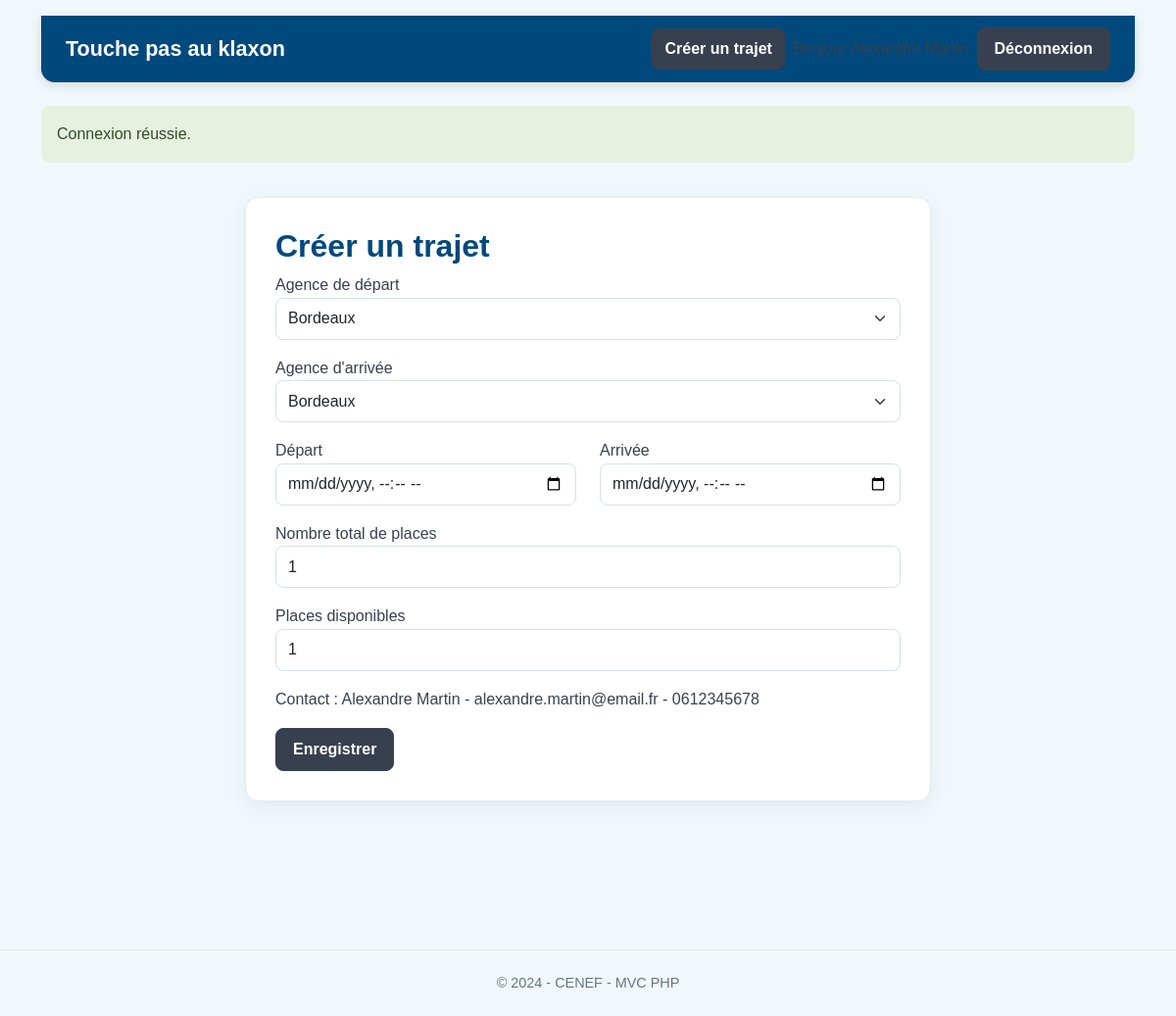
The app's page /trips/create (signed in) with its own data.
### tables this page shows
CREATE TABLE users (
 id INT UNSIGNED AUTO_INCREMENT PRIMARY KEY,
 lastname VARCHAR(100) NOT NULL,
 firstname VARCHAR(100) NOT NULL,
 phone VARCHAR(20) NOT NULL,
 email VARCHAR(190) NOT NULL UNIQUE,
 password VARCHAR(255) NOT NULL,
 role ENUM('user','admin') NOT NULL DEFAULT 'user',
 created_at TIMESTAMP DEFAULT CURRENT_TIMESTAMP
);

### app/Controllers/TripController.php (called while the page is built, shortened)
<?php
final class TripController
{
    public function createForm(): void
    {
        Auth::requireLogin(); $agencies=(new Agency())->all(); $user=Auth::user();
        require dirname(__DIR__).'/Views/trips/create.php';
    }
}

### public/index.php (called while the page is built, shortened)
<?php
$router=new Router();
$trip=new TripController(); $auth=new AuthController(); $admin=new AdminController();
$router->get('/', [$trip,'index']);
$router->get('/login', [$auth,'loginForm']); $router->post('/login', [$auth,'login']); $router->post('/logout', [$auth,'logout']);
$router->get('/trips/create', [$trip,'createForm']); $router->post('/trips', [$trip,'create']);
$router->get('/trips/{id}/edit', [$trip,'editForm']); $router->post('/trips/{id}/update', [$trip,'update']); $router->post('/trips/{id}/delete', [$trip,'delete']);
$router->get('/admin', [$admin,'dashboard']); $router->get('/admin/users', [$admin,'users']);
$router->get('/admin/agencies', [$admin,'agencies']); $router->get('/admin/agencies/create', [$admin,'agencyCreate']);
$router->post('/admin/agencies', [$admin,'agencyStore']); $router->get('/admin/agencies/{id}/edit', [$admin,'agencyEdit']);
$router->post('/admin/agencies/{id}/update', [$admin,'agencyUpdate']); $router->post('/admin/agencies/{id}/delete', [$admin,'agencyDelete']);
$router->get('/admin/trips', [$admin,'trips']);
$router->dispatch($_SERVER['REQUEST_METHOD'], $_SERVER['REQUEST_URI']);

### app/Core/Auth.php (called while the page is built, shortened)
<?php
final class Auth
{
    public static function check(): bool { return isset($_SESSION['user_id']); }
    public static function id(): ?int { return isset($_SESSION['user_id']) ? (int)$_SESSION['user_id'] : null; }
    public static function isAdmin(): bool { return ($_SESSION['role'] ?? '') === 'admin'; }
    public static function user(): ?array
    {
        return self::id() ? (new User())->findById(self::id()) : null;
    }
}

### app/Core/Flash.php (called while the page is built, shortened)
<?php
final class Flash
{
    public static function consume(): array
    {
        $messages = $_SESSION['_flash'] ?? [];
        return $messages;
    }
}

### config/config.php (called while the page is built)
<?php
return [
    'db' => [
        'host' => getenv('DB_HOST') ?: '127.0.0.1',
        'port' => getenv('DB_PORT') ?: '3306',
        'name' => getenv('DB_NAME') ?: 'touche_pas_au_klaxon',
        'user' => getenv('DB_USER') ?: 'root',
        'password' => getenv('DB_PASSWORD') ?: '',
    ],
];

### app/Core/Database.php (called while the page is built, shortened)
<?php
final class Database
{
    private static ?PDO $connection = null;
    public static function getConnection(): PDO
    {
        if (self::$connection === null) {
            $config = require dirname(__DIR__, 2) . '/config/config.php';
            $dsn = sprintf('mysql:host=%s;port=%s;dbname=%s;charset=utf8mb4',
                $config['db']['host'], $config['db']['port'], $config['db']['name']);
            self::$connection = new PDO($dsn, $config['db']['user'], $config['db']['password'], [
                PDO::ATTR_ERRMODE => PDO::ERRMODE_EXCEPTION,
                PDO::ATTR_DEFAULT_FETCH_MODE => PDO::FETCH_ASSOC,
                PDO::ATTR_EMULATE_PREPARES => false,
            ]);
        }
        return self::$connection;
    }
}

### app/Models/Agency.php (called while the page is built, shortened)
<?php
final class Agency
{
    public function all(): array
    {
        return Database::getConnection()->query('SELECT * FROM agencies ORDER BY city')->fetchAll();
    }
}

### app/Models/User.php (called while the page is built, shortened)
<?php
final class User
{
    public function findById(int $id): ?array
    {
        $stmt = Database::getConnection()->prepare('SELECT * FROM users WHERE id = ?');
        $stmt->execute([$id]);
        return $stmt->fetch() ?: null;
    }
}

### app/Views/trips/create.php (the view)
<?php require dirname(__DIR__).'/layouts/header.php'; ?><div class="form-card"><h2><?=isset($trip)?'Modifier':'Créer'?> un trajet</h2>
<form method="post" action="<?=isset($trip)?'/trips/'.$trip['id'].'/update':'/trips'?>">
<label>Agence de départ</label><select class="form-select mb-3" name="departure_agency_id" required><?php foreach($agencies as $a): ?><option value="<?=$a['id']?>" <?=isset($trip)&&$trip['departure_agency_id']==$a['id']?'selected':''?>><?=htmlspecialchars($a['city'])?></option><?php endforeach;?></select>
<label>Agence d'arrivée</label><select class="form-select mb-3" name="arrival_agency_id" required><?php foreach($agencies as $a): ?><option value="<?=$a['id']?>" <?=isset($trip)&&$trip['arrival_agency_id']==$a['id']?'selected':''?>><?=htmlspecialchars($a['city'])?></option><?php endforeach;?></select>
<div class="row"><div class="col"><label>Départ</label><input class="form-control mb-3" type="datetime-local" name="departure_datetime" value="<?=isset($trip)?date('Y-m-d\TH:i',strtotime($trip['departure_datetime'])):''?>" required></div>
<div class="col"><label>Arrivée</label><input class="form-control mb-3" type="datetime-local" name="arrival_datetime" value="<?=isset($trip)?date('Y-m-d\TH:i',strtotime($trip['arrival_datetime'])):''?>" required></div></div>
<label>Nombre total de places</label><input class="form-control mb-3" type="number" min="1" name="total_seats" value="<?=isset($trip)?$trip['total_seats']:1?>" required>
<label>Places disponibles</label><input class="form-control mb-3" type="number" min="0" name="available_seats" value="<?=isset($trip)?$trip['available_seats']:1?>" required>
<?php if(!isset($trip)): ?><p>Contact : <?=htmlspecialchars($user['firstname'].' '.$user['lastname'].' - '.$user['email'].' - '.$user['phone'])?></p><?php endif;?>
<button class="btn btn-dark">Enregistrer</button></form></div><?php require dirname(__DIR__).'/layouts/footer.php'; ?>

### app/Core/Router.php (shortened to what this page needs)
<?php
final class Router
{
    private array $routes = [];
    private function add(string $method, string $pattern, callable $handler): void
    {
        $this->routes[] = compact('method','pattern','handler');
    }
    public function dispatch(string $method, string $uri): void
    {
        $path = parse_url($uri, PHP_URL_PATH) ?: '/';
        foreach ($this->routes as $route) {
            if ($route['method'] !== $method) continue;
            $regex = preg_replace('#\{([a-zA-Z_][a-zA-Z0-9_]*)\}#', '(?P<$1>[^/]+)', $route['pattern']);
            if (preg_match('#^' . $regex . '$#', $path, $matches)) {
                $params = array_filter($matches, 'is_string', ARRAY_FILTER_USE_KEY);
                call_user_func($route['handler'], ...array_values($params));
                return;
            }
        }
    }
}

### app/Views/layouts/header.php (shortened to what this page needs)
<!doctype html><html lang="fr"><head>
<title>Touche pas au klaxon</title><link rel="stylesheet" href="/assets/css/app.css">
</head><body>
<div class="container py-3">
<header class="site-header mb-4">
<a class="brand" href="<?= Auth::isAdmin()?'/admin':'/' ?>">Touche pas au klaxon</a>
<nav class="d-flex align-items-center gap-2">
<?php if(!Auth::check()): ?><a class="btn btn-dark" href="/login">Connexion</a>
<?php else: ?>
<a class="btn btn-dark" href="/trips/create">Créer un trajet</a><span>Bonjour <?= htmlspecialchars(Auth::user()['firstname'].' '.Auth::user()['lastname']) ?></span>
<form method="post" action="/logout"><button class="btn btn-dark">Déconnexion</button></form>
<?php endif; ?></nav></header>
<?php foreach(Flash::consume() as $f): ?><div class="alert alert-<?= htmlspecialchars($f['type']) ?>"><?= htmlspecialchars($f['message']) ?></div><?php endforeach; ?>

### app/Views/layouts/footer.php
</div><footer class="site-footer">© 2024 - CENEF - MVC PHP</footer>
<script src="/assets/js/app.js"></script></body></html>

### records on screen
users: message "Connexion réussie.", firstname+lastname+email "Alexandre Martin - alexandre.martin@email.fr - 0612345678"

### other values on screen
form field departure_agency_id "Bordeaux"
form field arrival_agency_id "Bordeaux"
